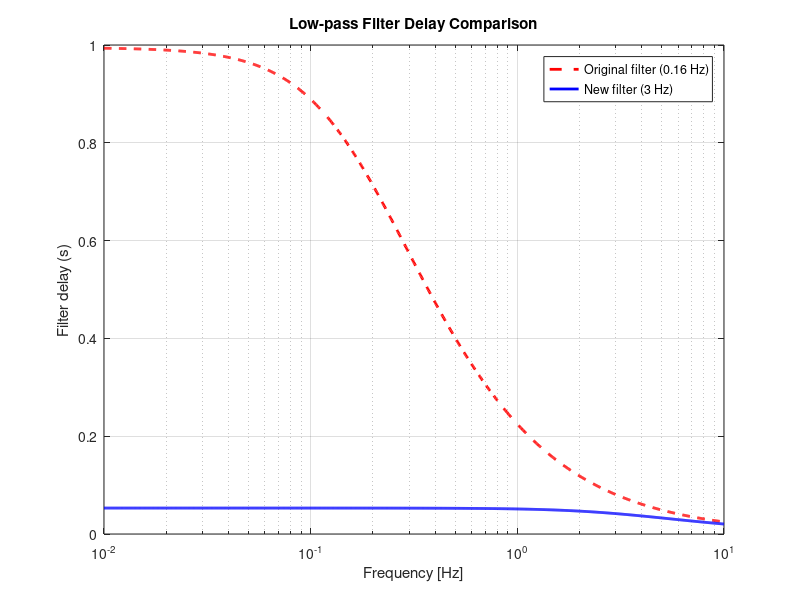

This chart was generated by the following MATLAB code:
clear;
clc;
close all;

%% Filter cutoff frequencies
fc_old = 0.16;  % Original ROSCO filter [Hz]
fc_new = 3.00;  % New low-pass filter [Hz]

%% Frequency range for comparison
f = logspace(-2, 1, 1000);  % 0.01 Hz to 10 Hz

%% Convert frequency to angular frequency
omega_delay = 2*pi*f;

%% Convert cutoff frequencies to rad/s
omega_cutoff_old = 2*pi*fc_old;
omega_cutoff_new = 2*pi*fc_new;

%% Calculate normalized frequencies
omega_n_old = omega_delay ./ omega_cutoff_old;
omega_n_new = omega_delay ./ omega_cutoff_new;

%% Calculate filter delays using Equation 5.41
T_old = atan(omega_n_old) ./ omega_delay;
T_new = atan(omega_n_new) ./ omega_delay;

%% Plot comparison
figure;

semilogx(f, T_old, 'r--', 'LineWidth', 2);
hold on;
semilogx(f, T_new, 'b-', 'LineWidth', 2);

grid on;
xlabel('Frequency [Hz]');
ylabel('Filter delay (s)');
title('Low-pass Filter Delay Comparison');

legend('Original filter (0.16 Hz)', 'New filter (3 Hz)', 'Location', 'best');

xlim([0.01 10]);
